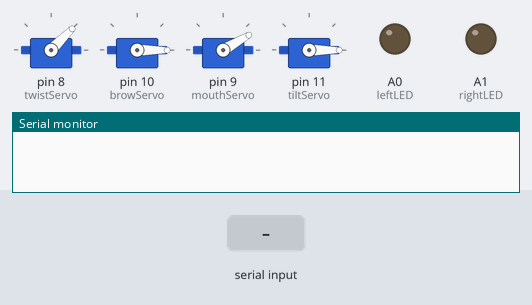
Bench run of a sketch on a simulated Arduino Uno, built with avr-gcc and run on an emulated ATmega328P. Shown: 4 × servo, output pins drawn as LEDs (lit = HIGH), the last lines printed to the serial monitor. The inputs (shaded band) are chosen by the test bench.

Above: at 1.2 s.
1.3 s: "N\n" received over Serial
At 1.45 s:
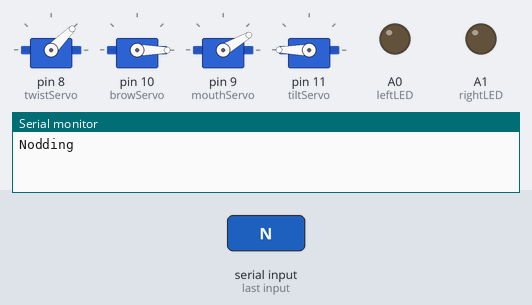
4.3 s: "P\n" received over Serial
At 5.5 s:
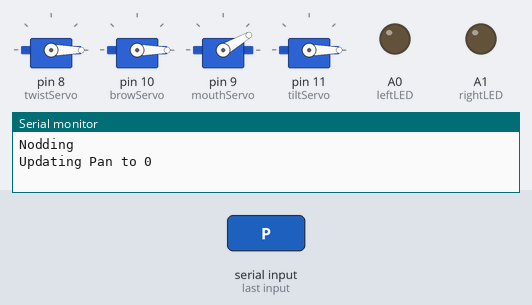
5.8 s: "B\n" received over Serial
At 6.7 s:
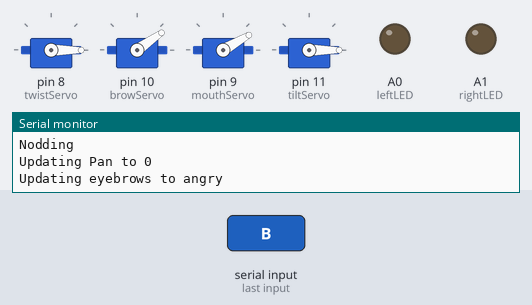
7.3 s: "S\n" received over Serial
At 7.45 s:
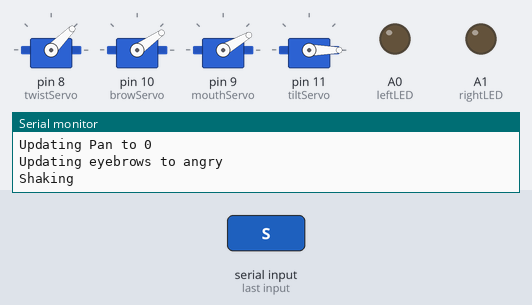
10.3 s: "N\n" received over Serial
At 10.45 s:
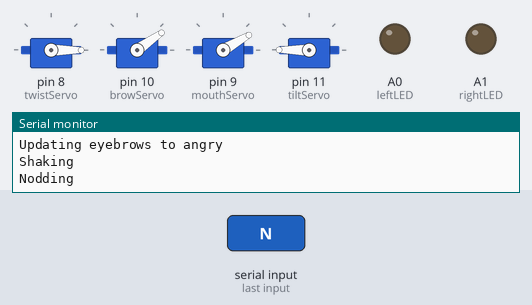
Timing chart, 0 to 13.9 s (numbered marks = the images above; inputs shaded):
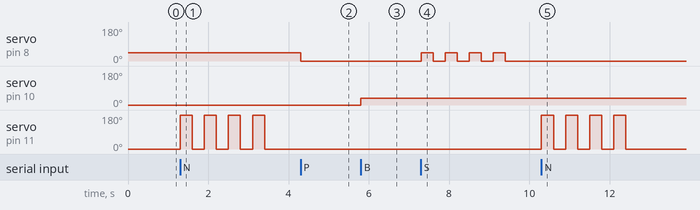

Measured:
- after the input at 1.3 s, servo on pin 11 (tiltServo): alternates 180° for 0.30 s and 0° for 0.30 s, 8 changes in all, then stays 0°, starting at once
- after the input at 4.3 s, servo on pin 8 (twistServo): 45° → 0° at once
- after the input at 5.8 s, servo on pin 10 (browServo): 0° → 35° at once
- after the input at 7.3 s, servo on pin 8 (twistServo): alternates 45° for 0.30 s and 0° for 0.30 s, 8 changes in all, then stays 0°, starting at once
- after the input at 10.3 s, servo on pin 11 (tiltServo): alternates 180° for 0.30 s and 0° for 0.30 s, 8 changes in all, then stays 0°, starting at once

The sketch:

SerialComms.ino
```cpp
String command, target, value;
float intval;

#include <Servo.h>

Servo browServo;
Servo mouthServo;
Servo twistServo;
Servo tiltServo;

int browUp = 0;
int browDown = 35;

int mouthOpen = 00;
int mouthClosed = 30;
int deltime = 2000;
int left = 45;
int right = 0;
int up = 180 ;
int down = 0;

int leftLED = A0;
int rightLED = A1;

void setup() {
  Serial.begin(9600);
  twistServo.attach(8);
  browServo.attach(10);
  mouthServo.attach(9);
  tiltServo.attach(11);
  pinMode(leftLED, OUTPUT);
  pinMode(rightLED, OUTPUT);

  browServo.write(browUp);
  mouthServo.write(mouthClosed);
  twistServo.write(left);
  tiltServo.write(down);
  digitalWrite(leftLED, LOW);
  digitalWrite(rightLED, LOW);


}

void loop() {
  if (Serial.available()) {
    command = Serial.readStringUntil('\n');
    target = command.substring(0, 1);
    value = command.substring(1);
    intval = value.toFloat();
//    Serial.print("Command: ");
//    Serial.println(target);
//
//    Serial.print("value: ");
//    Serial.println(intval);

    if (target.equals("L")) {
      if(intval == 1.0)
      {
          digitalWrite(leftLED, HIGH);
          Serial.print("Turning Left Eye On. ");
      }
      else
      {
          digitalWrite(leftLED, LOW);
          Serial.print("Turning Left Eye Off. ");
      }
    }
    else if (target.equals("R")) {
       if(intval == 1.0)
      {
          digitalWrite(rightLED, HIGH);
          Serial.print("Turning right Eye On. ");
      }
      else
      {
          digitalWrite(rightLED, LOW);
          Serial.print("Turning right Eye Off. ");
      }
    }
    else if (target.equals("P")) {
      int writeVal = (abs(left-right))*intval + right; // assuming right is zero
      twistServo.write(writeVal);
      Serial.print("Updating Pan to ");
      Serial.println(writeVal);
    }
    else if (target.equals("T")) {
       int writeVal = (abs(up-down))*intval + down; // assuming down is zero
      tiltServo.write(writeVal);
      Serial.print("Updating tilt to ");
      Serial.println(writeVal);
    }
    else if (target.equals("B")) {
      if(intval <=0.5)
      {
        browServo.write(browDown);
        Serial.println("Updating eyebrows to angry");
      }

      if(intval > 0.5)
      {
        browServo.write(browUp);
        Serial.println("Updating eyebrows to surprised");
      }
    }
    else if (target.equals("M")) {
       if(intval <=0.5)
      {
        mouthServo.write(mouthClosed);
        Serial.println("Closing Mouth");
      }

      if(intval > 0.5)
      {
        mouthServo.write(mouthOpen);
        Serial.println("Opening Mouth");
      }
    }
    //
    else if (target.equals("N")) {
      int nodtime = 300;
      Serial.println("Nodding");
      tiltServo.write(up);
      delay(nodtime );
      tiltServo.write(down);
      delay(nodtime );
      tiltServo.write(up);
      delay(nodtime );
      tiltServo.write(down);
       delay(nodtime );
      tiltServo.write(up);
      delay(nodtime );
      tiltServo.write(down);
       delay(nodtime );
      tiltServo.write(up);
      delay(nodtime );
      tiltServo.write(down);
    }
    //
    else if (target.equals("S")) {
      int nodtime = 300;
      Serial.println("Shaking");
      twistServo.write(left);
      delay(nodtime );
      twistServo.write(right);
      delay(nodtime );
      twistServo.write(left);
      delay(nodtime );
      twistServo.write(right);
       delay(nodtime );
      twistServo.write(left);
      delay(nodtime );
      twistServo.write(right);
       delay(nodtime );
      twistServo.write(left);
      delay(nodtime );
      twistServo.write(right);
    }
    else if (target.equals("J")) {
      int nodtime = 300;
      Serial.println("jabbering");
      mouthServo.write(mouthClosed);
      delay(nodtime );
      mouthServo.write(mouthOpen);
      delay(nodtime );
      mouthServo.write(mouthClosed);
      delay(nodtime );
      mouthServo.write(mouthOpen);
       delay(nodtime );
      mouthServo.write(mouthClosed);
      delay(nodtime );
      mouthServo.write(mouthOpen);
       delay(nodtime );
      mouthServo.write(mouthClosed);
      delay(nodtime );
      twistServo.write(right);
    }
  }
}
```
